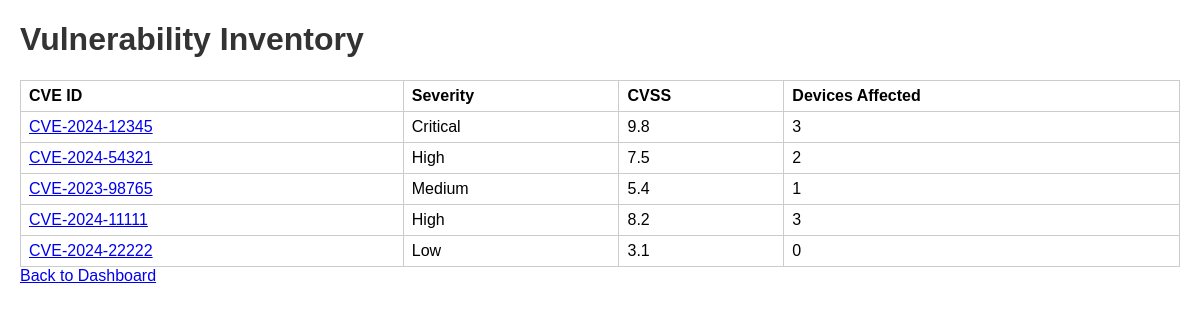
The page /vulnerabilities on the database as committed earlier.
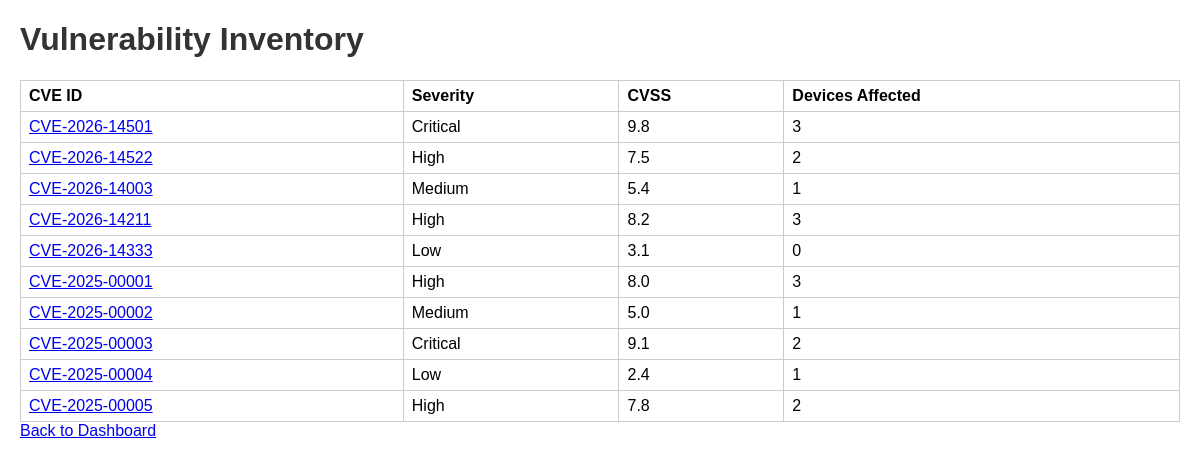
The same page on the database as committed later.
### tables this page shows
CREATE TABLE Vulnerabilities (
    vuln_id INTEGER PRIMARY KEY AUTOINCREMENT,
    id TEXT,
    cve_id TEXT NOT NULL,
    severity TEXT,
    cvss REAL,
    description TEXT
);

### main.py (the view)
@app.get("/vulnerabilities")
def vulnerabilities(request: Request):
    conn = get_connection()
    cur = conn.cursor()
    cur.execute("""
        SELECT v.*, COUNT(dv.device_id) as device_count
        FROM Vulnerabilities v
        LEFT JOIN Device_Vulnerabilities dv ON v.vuln_id = dv.vuln_id
        GROUP BY v.vuln_id
    """)
    vulnerabilities = [dict(r) for r in cur.fetchall()]
    conn.close()
    return templates.TemplateResponse("vulnerabilities.html", {"request": request, "vulnerabilities": vulnerabilities})

### templates/vulnerabilities.html (shortened to what this page needs)
<!DOCTYPE html>
<html>
<head>
    <link rel="stylesheet" href="/static/styles.css">
</head>
<body>
<h1>Vulnerability Inventory</h1>
<table>
    <tr>
        <th>CVE ID</th>
        <th>Severity</th>
        <th>CVSS</th>
        <th>Devices Affected</th>
    </tr>
    {% for v in vulnerabilities %}
    <tr>
        <td>
            <a href="https://cve.mitre.org/cgi-bin/cvename.cgi?name={{ v.cve_id }}" target="_blank" rel="noopener noreferrer">{{ v.cve_id }}</a>
        </td>
        <td>{{ v.severity }}</td>
        <td>{{ v.cvss }}</td>
        <td>{{ v.device_count }}</td>
    </tr>
    {% else %}
    <tr>
        <td colspan="4">No vulnerabilities found. Please ingest data first.</td>
    </tr>
    {% endfor %}
</table>
<a href="/dashboard">Back to Dashboard</a>
</body>
</html>

### static/styles.css (style rules this page uses)
body { font-family: Arial, sans-serif; margin: 20px; }
h1, h2 { color: #333; }
table { border-collapse: collapse; width: 100%; margin-top: 15px; }
th, td { border: 1px solid #ccc; padding: 6px 8px; text-align: left; }

Rows that differ between the two databases and show on the page:
removed Vulnerabilities: cve_id "CVE-2024-12345", severity "Critical", cvss "9.8", device_count "3"
removed Vulnerabilities: cve_id "CVE-2024-54321", severity "High", cvss "7.5", device_count "2"
removed Vulnerabilities: cve_id "CVE-2023-98765", severity "Medium", cvss "5.4", device_count "1"
removed Vulnerabilities: cve_id "CVE-2024-11111", severity "High", cvss "8.2", device_count "3"
removed Vulnerabilities: cve_id "CVE-2024-22222", severity "Low", cvss "3.1", device_count "0"
added Vulnerabilities: cve_id "CVE-2026-14501", severity "Critical", cvss "9.8", device_count "3"
added Vulnerabilities: cve_id "CVE-2026-14522", severity "High", cvss "7.5", device_count "2"
added Vulnerabilities: cve_id "CVE-2026-14003", severity "Medium", cvss "5.4", device_count "1"
added Vulnerabilities: cve_id "CVE-2026-14211", severity "High", cvss "8.2", device_count "3"
added Vulnerabilities: cve_id "CVE-2026-14333", severity "Low", cvss "3.1", device_count "0"
added Vulnerabilities: cve_id "CVE-2025-00001", severity "High", cvss "8.0", device_count "3"
added Vulnerabilities: cve_id "CVE-2025-00002", severity "Medium", cvss "5.0", device_count "1"
added Vulnerabilities: cve_id "CVE-2025-00003", severity "Critical", cvss "9.1", device_count "2"
added Vulnerabilities: cve_id "CVE-2025-00004", severity "Low", cvss "2.4", device_count "1"
added Vulnerabilities: cve_id "CVE-2025-00005", severity "High", cvss "7.8", device_count "2"
